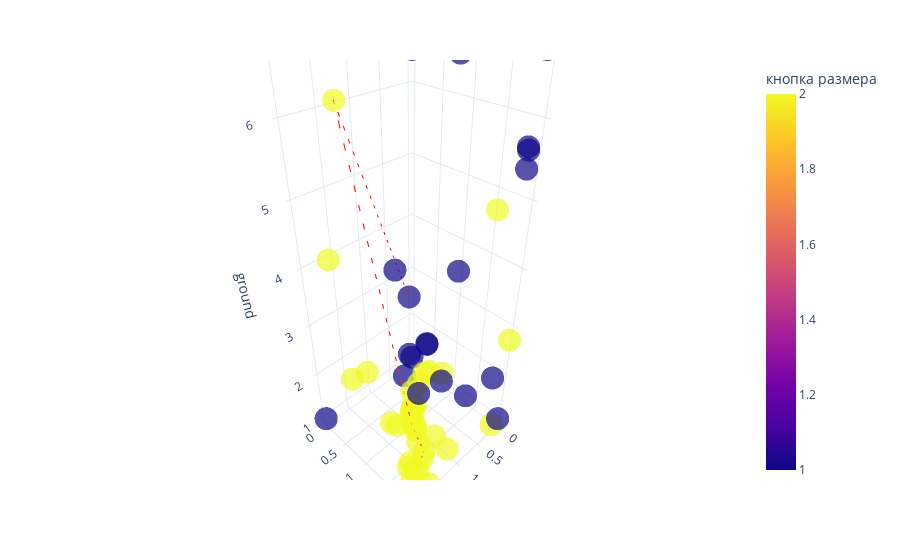

Notebook code cell kept with this figure:
### Code cell
fig = px.scatter_3d(steps_df, x='coffee', y='size', z='ground', 
                    color='кнопка размера', 
                    opacity=0.7, 
                    color_discrete_sequence=px.colors.qualitative.Alphabet)
# this is best path, plot it as a  directional line in 3d
best_option = steps_df.iloc[prob.ibest_seq].drop_duplicates()
# Create the line plot
gradient = best_option.index

line_plot = px.line_3d(best_option, x='coffee', y='size', z='ground')
line_plot['data'][0]['line']['color'] = '#FF0000'
line_plot['data'][0]['line']['dash'] = 'dash'
fig.add_trace(line_plot.data[0])
fig.update_layout(title='')

fig.update_layout(template='plotly_white')

go.Figure(fig).show()

### Figure 1 — Plotly figure (JSON) as saved in the notebook; plotly's stock layout.template omitted (floating-point values rounded to 4 significant figures)
{"data": [{"hovertemplate": "coffee=%{x}<br>size=%{y}<br>ground=%{z}<br>кнопка размера=%{marker.color}<extra></extra>", "legendgroup": "", "marker": {"color": [1, 1, 2, 2, 2, 1, 2, 1, 1, 2, 2, 2, 1, 2, 2, 2, 2, 2, 1, 2, 1, 2, 2, 1, 1, 2, 2, 1, 2, 2, 2, 2, 1, 1, 1, 1, 1, 2, 2, 2, 2, 2, 2, 1, 2, 1, 2, 2, 2, 2, 2, 2, 1, 1, 2, 2, 2, 1, 2, 2], "coloraxis": "coloraxis", "opacity": 0.7, "symbol": "circle"}, "mode": "markers", "name": "", "scene": "scene", "showlegend": false, "type": "scatter3d", "x": [0.4639, 0.7011, 1.857, 1.67, 1.564, 0.8555, 1.266, 1.15, 0.1688, 0.3043, 1.264, 1.258, 1.2, 1.225, 1.214, 1.165, 1.211, 1.175, 0.1845, 1.186, 0.1234, 1.164, 1.213, 0.7197, 2.0, 0.0, 2.0, 0.0, 0.0, 0.172, 0.02989, 0.0, 0.7562, 0.1123, 0.0, 2.0, 0.03181, 1.244, 1.305, 1.675, 1.761, 1.562, 1.602, 0.07334, 1.391, 0.6455, 1.592, 1.587, 1.65, 1.021, 1.408, 0.9858, 0.5369, 0.1149, 1.668, 1.648, 1.608, 0.0, 1.785, 1.519], "y": [0.4042, 1.023, 0.7836, 0.09786, 0.2285, 1.514, 1.272, 0.8352, 1.976, 1.755, 1.333, 1.388, 1.044, 1.21, 1.227, 1.245, 1.211, 1.204, 2.0, 1.21, 1.955, 1.165, 1.214, 1.038, 2.0, 0.0, 2.0, 0.0, 2.0, 2.0, 0.7843, 2.0, 1.582, 2.0, 2.0, 0.0, 0.0, 1.571, 1.575, 1.249, 0.8808, 1.26, 1.815, 1.363, 2.0, 1.295, 1.717, 1.555, 2.0, 1.796, 1.642, 1.491, 0.7016, 0.04978, 1.593, 1.685, 1.741, 1.801, 1.791, 1.596], "z": [2.924, 2.489, 6.338, 4.052, 1.781, 6.727, 1.324, 3.994, 5.729, 4.916, 1.261, 1.004, 2.201, 1.554, 1.612, 1.665, 1.612, 1.283, 5.479, 1.62, 5.671, 1.44, 1.592, 2.527, 7.0, 6.823, 3.273, 1.0, 7.0, 1.0, 1.182, 2.756, 4.153, 6.722, 1.0, 1.0, 7.0, 2.72, 1.0, 1.735, 2.574, 1.582, 3.135, 1.101, 7.0, 1.852, 2.87, 1.0, 1.0, 1.0, 1.0, 1.0, 1.0, 1.191, 1.0, 1.0, 1.0, 1.814, 1.0, 1.832]}, {"hovertemplate": "coffee=%{x}<br>size=%{y}<br>ground=%{z}<extra></extra>", "legendgroup": "", "line": {"color": "#FF0000", "dash": "dash"}, "marker": {"symbol": "circle"}, "mode": "lines", "name": "", "scene": "scene", "showlegend": false, "type": "scatter3d", "x": [0.4639, 1.857, 1.266, 1.305, 1.608], "y": [0.4042, 0.7836, 1.272, 1.575, 1.741], "z": [2.924, 6.338, 1.324, 1.0, 1.0]}], "layout": {"coloraxis": {"colorbar": {"title": {"text": "кнопка размера"}}, "colorscale": [[0.0, "#0d0887"], [0.1111, "#46039f"], [0.2222, "#7201a8"], [0.3333, "#9c179e"], [0.4444, "#bd3786"], [0.5556, "#d8576b"], [0.6667, "#ed7953"], [0.7778, "#fb9f3a"], [0.8889, "#fdca26"], [1.0, "#f0f921"]]}, "legend": {"tracegroupgap": 0}, "margin": {"t": 60}, "scene": {"domain": {"x": [0.0, 1.0], "y": [0.0, 1.0]}, "xaxis": {"title": {"text": "coffee"}}, "yaxis": {"title": {"text": "size"}}, "zaxis": {"title": {"text": "ground"}}}, "title": {"text": ""}}}
